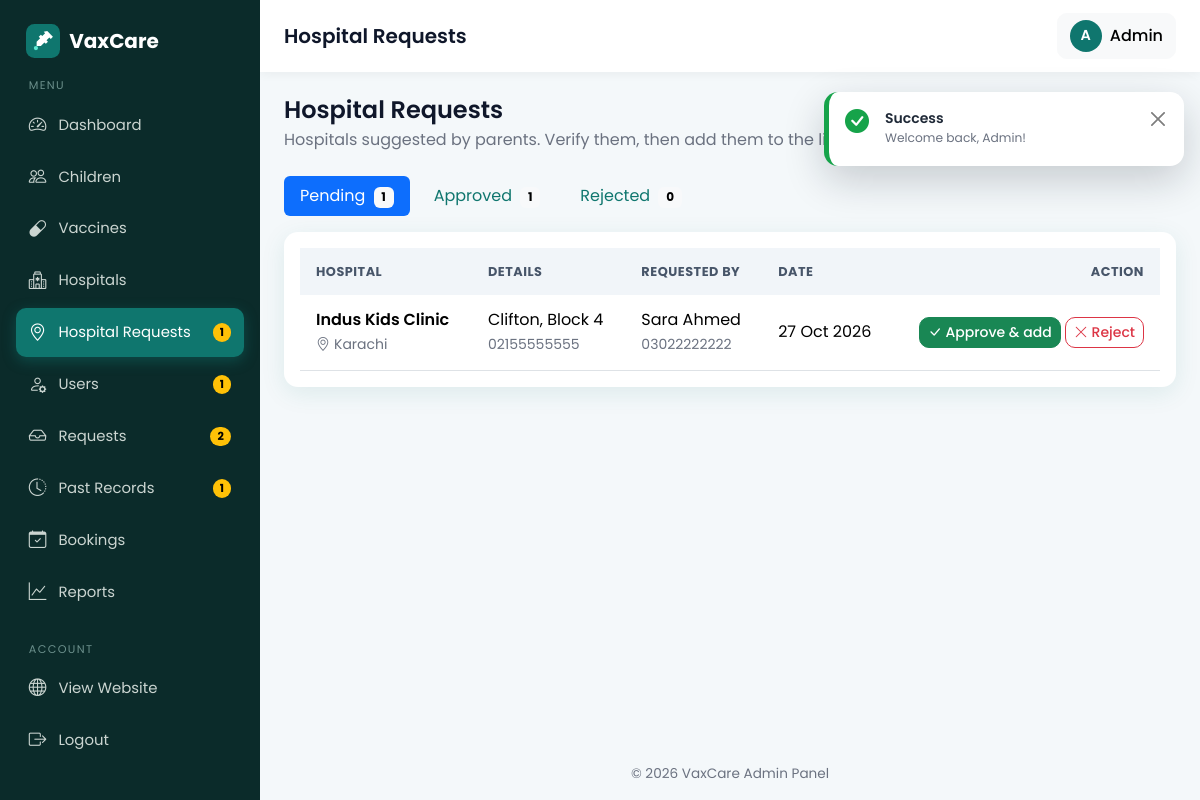
Screenshot of /admin/suggestions.php (signed in) with the database file from the repository.
### tables this page shows
CREATE TABLE hospital_suggestions (
  id INT AUTO_INCREMENT PRIMARY KEY,
  parent_id INT NOT NULL,
  hospital_name VARCHAR(150) NOT NULL,
  city VARCHAR(80) NOT NULL,
  address VARCHAR(255) NULL,
  phone VARCHAR(20) NULL,
  status ENUM('pending','approved','rejected') NOT NULL DEFAULT 'pending',
  hospital_id INT NULL,                               
  decided_at DATETIME NULL,                           
  created_at TIMESTAMP DEFAULT CURRENT_TIMESTAMP,
  FOREIGN KEY (parent_id)   REFERENCES users(id)     ON DELETE CASCADE,
  FOREIGN KEY (hospital_id) REFERENCES hospitals(id) ON DELETE SET NULL
);

CREATE TABLE users (
  id INT AUTO_INCREMENT PRIMARY KEY,
  name VARCHAR(100) NOT NULL,
  email VARCHAR(120) NOT NULL UNIQUE,
  password VARCHAR(255) NOT NULL,           
  phone VARCHAR(20),
  role ENUM('admin','parent','hospital') NOT NULL,
  status ENUM('active','pending','disabled') NOT NULL DEFAULT 'active',   
  failed_logins INT NOT NULL DEFAULT 0,                                   
  locked_until DATETIME NULL,                                             
  city VARCHAR(80) NULL,                                                  
  address VARCHAR(255) NULL,                                              
  created_at TIMESTAMP DEFAULT CURRENT_TIMESTAMP
);

### admin/suggestions.php (the view, shortened to what this page needs)
<?php
require_once __DIR__ . '/../config/db.php';
$allowed = ['pending', 'approved', 'rejected'];
$status  = in_array($_GET['status'] ?? '', $allowed, true) ? $_GET['status'] : 'pending';
$counts = $pdo->query('SELECT status, COUNT(*) FROM hospital_suggestions GROUP BY status')->fetchAll(PDO::FETCH_KEY_PAIR);
$stmt = $pdo->prepare(
    "SELECT s.id, s.hospital_name, s.city, s.address, s.phone, s.status, s.created_at,
            u.name AS parent_name, u.phone AS parent_phone,
            (SELECT h.id FROM hospitals h
             WHERE LOWER(h.hospital_name) = LOWER(s.hospital_name) AND LOWER(h.location) = LOWER(s.city)
             LIMIT 1) AS existing_id
     FROM hospital_suggestions s
     JOIN users u ON u.id = s.parent_id
     WHERE s.status = ?
     ORDER BY s.created_at DESC, s.id DESC"
);
$stmt->execute([$status]);
$items = $stmt->fetchAll();
require_once __DIR__ . '/../includes/admin_header.php';
?>
<div class="mb-4">
  <h4 class="mb-1">Hospital Requests</h4>
  <p class="text-muted mb-0">Hospitals suggested by parents. Verify them, then add them to the list so parents can book.</p>
</div>
<ul class="nav nav-pills mb-3 gap-2">
  <?php foreach ($allowed as $s): ?>
    <li class="nav-item">
      <a class="nav-link <?= $status === $s ? 'active' : '' ?>" href="?status=<?= $s ?>">
        <?= ucfirst($s) ?> <span class="badge text-bg-light ms-1"><?= (int)($counts[$s] ?? 0) ?></span>
      </a>
    </li>
  <?php endforeach; ?>
</ul>
<div class="card">
  <div class="card-body">
    <div class="table-responsive">
      <table class="table table-hover table-stack mb-0">
        <thead>
          <tr><th>Hospital</th><th>Details</th><th>Requested by</th><th>Date</th>
              <th class="text-end"><?= $status === 'pending' ? 'Action' : 'Status' ?></th></tr>
        </thead>
        <tbody>
          <?php foreach ($items as $r): ?>
            <tr>
              <td data-label="Hospital">
                <div class="fw-semibold"><?= e($r['hospital_name']) ?></div>
                <small class="text-muted"><i class="bi bi-geo-alt me-1"></i><?= e($r['city']) ?></small>
              </td>
              <td data-label="Details">
                <div><?= e($r['address'] ?: 'Address not given') ?></div>
                <small class="text-muted"><?= e($r['phone'] ?: 'Phone not given') ?></small>
              </td>
              <td data-label="Requested by">
                <div><?= e($r['parent_name']) ?></div>
                <small class="text-muted"><?= e($r['parent_phone']) ?></small>
              </td>
              <td data-label="Date"><?= format_date($r['created_at']) ?></td>
              <?php if ($r['status'] === 'pending'): ?>
                <td class="text-end text-nowrap">
                  <?php foreach (['approve' => ['success', 'bi-check-lg', $r['existing_id'] ? 'Approve' : 'Approve & add'],
                                  'reject'  => ['outline-danger', 'bi-x-lg', 'Reject']] as $act => [$btn, $icon, $label]): ?>
                    <form method="post" action="<?= BASE_URL ?>/admin/suggestion_action.php" class="d-inline">
                      <button type="submit" class="btn btn-sm btn-<?= $btn ?>"
                              <?= $act === 'reject' ? 'data-confirm="Reject this hospital request?"' : '' ?>>
                        <i class="bi <?= $icon ?>"></i> <?= $label ?>
                      </button>
                    </form>
                  <?php endforeach; ?>
                </td>
              <?php else: ?>
                <td class="text-end" data-label="Status"><?= status_badge($r['status']) ?></td>
              <?php endif; ?>
            </tr>
          <?php endforeach; ?>
        </tbody>
      </table>
    </div>
  </div>
</div>
<?php require_once __DIR__ . '/../includes/admin_footer.php'; ?>

### assets/css/style.css (style rules this page uses)
:root { --brand: #0f766e; --brand-dark: #115e59; --brand-light: #ccfbf1; --accent: #2563eb; --bg: #f4f8fa; --text: #1f2937; --muted: #6b7280; --radius: 14px; --shadow: 0 6px 24px rgba(15, 118, 110, 0.10); --bs-primary: #0f766e; --bs-primary-rgb: 15, 118, 110; --bs-link-color: #0f766e; --bs-link-hover-color: #115e59; --bs-body-font-family: 'Poppins', system-ui, sans-serif; --bs-body-color: var(--text); }
html { scroll-behavior: smooth; }
body { font-family: 'Poppins', system-ui, sans-serif; background: var(--bg); color: var(--text); min-height: 100vh; display: flex; flex-direction: column; }
h1, h2, h3, h4, h5, h6 { font-weight: 600; color: #0f172a; }
.text-muted { color: var(--muted) !important; }
.btn { border-radius: 10px; font-weight: 500; transition: all .2s ease; }
.card { border: 0; border-radius: var(--radius); box-shadow: var(--shadow); }
.table thead th { background: #f1f5f9; font-size: .8rem; text-transform: uppercase; letter-spacing: .04em; color: #475569; border-bottom: 0; white-space: nowrap; }
.table > :not(caption) > * > * { padding: .85rem 1rem; vertical-align: middle; }
body.admin-body { display: block; background: var(--bg); }
:root { --bs-primary-bg-subtle: #ccfbf1; --bs-primary-text-emphasis: #0f766e; }
html { scroll-padding-top: 80px; }

### rows the page displays
hospital_suggestions: hospital_name "Indus Kids Clinic", city "Karachi", address "Clifton, Block 4", phone "02155555555", parent.name "Sara Ahmed", parent.phone "03022222222", created_at "27 Oct 2026", status "pending" (drawn), label "Approve & add", label "Reject"

### other values shown
APP_NAME "VaxCare"
$label "Dashboard"
$label "Children"
$label "Vaccines"
$label "Hospitals"
$label "Hospital Requests"
$badges[$file] "1"
$label "Users"
$label "Requests"
$badges[$file] "2"
$label "Past Records"
$label "Bookings"
$label "Reports"
$pageTitle "Hospital Requests"
mb_strtoupper(mb_substr($_SESSION['name'] ?? 'A', 0, 1)) "A"
